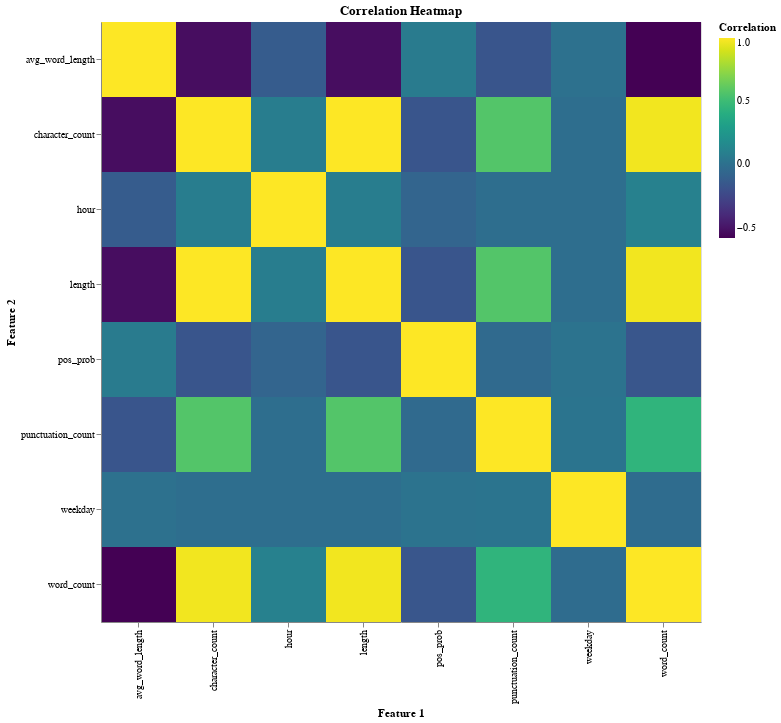

The notebook cell saved with this chart:
### Code cell
correlation_matrix = dates_tweets.drop(columns=['weak_label','Date & Time','Tweet Text','Sentiment','season','time_of_day','year','month','day']).corr()
correlation_long = correlation_matrix.reset_index().melt(id_vars='index')
correlation_long.columns = ['Feature 1', 'Feature 2', 'Correlation']

alt.Chart(correlation_long).mark_rect().encode(
    x='Feature 1:O',
    y='Feature 2:O',
    color=alt.Color('Correlation:Q', scale=alt.Scale(scheme='viridis')),
    tooltip=['Feature 1', 'Feature 2', 'Correlation']
).properties(
    width=600,
    height=600,
    title="Correlation Heatmap"
)

### Figure 1 — Vega-Lite specification as saved in the notebook (floating-point values rounded to 4 significant figures)
{"config": {"view": {"continuousWidth": 300, "continuousHeight": 300}}, "data": {"name": "data-86704478098c2f0c976f3fd2405567a4"}, "mark": {"type": "rect"}, "encoding": {"color": {"field": "Correlation", "scale": {"scheme": "viridis"}, "type": "quantitative"}, "tooltip": [{"field": "Feature 1", "type": "nominal"}, {"field": "Feature 2", "type": "nominal"}, {"field": "Correlation", "type": "quantitative"}], "x": {"field": "Feature 1", "type": "ordinal"}, "y": {"field": "Feature 2", "type": "ordinal"}}, "height": 600, "title": "Correlation Heatmap", "width": 600, "$schema": "https://vega.github.io/schema/vega-lite/v6.1.0.json", "datasets": {"data-86704478098c2f0c976f3fd2405567a4": [{"Feature 1": "length", "Feature 2": "length", "Correlation": 1.0}, {"Feature 1": "hour", "Feature 2": "length", "Correlation": 0.07807}, {"Feature 1": "weekday", "Feature 2": "length", "Correlation": -0.01739}, {"Feature 1": "pos_prob", "Feature 2": "length", "Correlation": -0.1667}, {"Feature 1": "character_count", "Feature 2": "length", "Correlation": 1.0}, {"Feature 1": "avg_word_length", "Feature 2": "length", "Correlation": -0.533}, {"Feature 1": "word_count", "Feature 2": "length", "Correlation": 0.9697}, {"Feature 1": "punctuation_count", "Feature 2": "length", "Correlation": 0.5736}, {"Feature 1": "length", "Feature 2": "hour", "Correlation": 0.07807}, {"Feature 1": "hour", "Feature 2": "hour", "Correlation": 1.0}, {"Feature 1": "weekday", "Feature 2": "hour", "Correlation": -0.01712}, {"Feature 1": "pos_prob", "Feature 2": "hour", "Correlation": -0.07697}, {"Feature 1": "character_count", "Feature 2": "hour", "Correlation": 0.07807}, {"Feature 1": "avg_word_length", "Feature 2": "hour", "Correlation": -0.1268}, {"Feature 1": "word_count", "Feature 2": "hour", "Correlation": 0.1027}, {"Feature 1": "punctuation_count", "Feature 2": "hour", "Correlation": -0.01273}, {"Feature 1": "length", "Feature 2": "weekday", "Correlation": -0.01739}, {"Feature 1": "hour", "Feature 2": "weekday", "Correlation": -0.01712}, {"Feature 1": "weekday", "Feature 2": "weekday", "Correlation": 1.0}, {"Feature 1": "pos_prob", "Feature 2": "weekday", "Correlation": 0.02014}, {"Feature 1": "character_count", "Feature 2": "weekday", "Correlation": -0.01739}, {"Feature 1": "avg_word_length", "Feature 2": "weekday", "Correlation": 0.0009938}, {"Feature 1": "word_count", "Feature 2": "weekday", "Correlation": -0.02881}, {"Feature 1": "punctuation_count", "Feature 2": "weekday", "Correlation": 0.02545}, {"Feature 1": "length", "Feature 2": "pos_prob", "Correlation": -0.1667}, {"Feature 1": "hour", "Feature 2": "pos_prob", "Correlation": -0.07697}, {"Feature 1": "weekday", "Feature 2": "pos_prob", "Correlation": 0.02014}, {"Feature 1": "pos_prob", "Feature 2": "pos_prob", "Correlation": 1.0}, {"Feature 1": "character_count", "Feature 2": "pos_prob", "Correlation": -0.1667}, {"Feature 1": "avg_word_length", "Feature 2": "pos_prob", "Correlation": 0.0684}, {"Feature 1": "word_count", "Feature 2": "pos_prob", "Correlation": -0.1617}, {"Feature 1": "punctuation_count", "Feature 2": "pos_prob", "Correlation": -0.04182}, {"Feature 1": "length", "Feature 2": "character_count", "Correlation": 1.0}, {"Feature 1": "hour", "Feature 2": "character_count", "Correlation": 0.07807}, {"Feature 1": "weekday", "Feature 2": "character_count", "Correlation": -0.01739}, {"Feature 1": "pos_prob", "Feature 2": "character_count", "Correlation": -0.1667}, {"Feature 1": "character_count", "Feature 2": "character_count", "Correlation": 1.0}, {"Feature 1": "avg_word_length", "Feature 2": "character_count", "Correlation": -0.533}, {"Feature 1": "word_count", "Feature 2": "character_count", "Correlation": 0.9697}, {"Feature 1": "punctuation_count", "Feature 2": "character_count", "Correlation": 0.5736}, {"Feature 1": "length", "Feature 2": "avg_word_length", "Correlation": -0.533}, {"Feature 1": "hour", "Feature 2": "avg_word_length", "Correlation": -0.1268}, {"Feature 1": "weekday", "Feature 2": "avg_word_length", "Correlation": 0.0009938}, {"Feature 1": "pos_prob", "Feature 2": "avg_word_length", "Correlation": 0.0684}, {"Feature 1": "character_count", "Feature 2": "avg_word_length", "Correlation": -0.533}, {"Feature 1": "avg_word_length", "Feature 2": "avg_word_length", "Correlation": 1.0}, {"Feature 1": "word_count", "Feature 2": "avg_word_length", "Correlation": -0.5831}, {"Feature 1": "punctuation_count", "Feature 2": "avg_word_length", "Correlation": -0.1652}, {"Feature 1": "length", "Feature 2": "word_count", "Correlation": 0.9697}, {"Feature 1": "hour", "Feature 2": "word_count", "Correlation": 0.1027}, {"Feature 1": "weekday", "Feature 2": "word_count", "Correlation": -0.02881}, {"Feature 1": "pos_prob", "Feature 2": "word_count", "Correlation": -0.1617}, {"Feature 1": "character_count", "Feature 2": "word_count", "Correlation": 0.9697}, {"Feature 1": "avg_word_length", "Feature 2": "word_count", "Correlation": -0.5831}, {"Feature 1": "word_count", "Feature 2": "word_count", "Correlation": 1.0}, {"Feature 1": "punctuation_count", "Feature 2": "word_count", "Correlation": 0.448}, {"Feature 1": "length", "Feature 2": "punctuation_count", "Correlation": 0.5736}, {"Feature 1": "hour", "Feature 2": "punctuation_count", "Correlation": -0.01273}, {"Feature 1": "weekday", "Feature 2": "punctuation_count", "Correlation": 0.02545}, {"Feature 1": "pos_prob", "Feature 2": "punctuation_count", "Correlation": -0.04182}, {"Feature 1": "character_count", "Feature 2": "punctuation_count", "Correlation": 0.5736}, {"Feature 1": "avg_word_length", "Feature 2": "punctuation_count", "Correlation": -0.1652}, {"Feature 1": "word_count", "Feature 2": "punctuation_count", "Correlation": 0.448}, {"Feature 1": "punctuation_count", "Feature 2": "punctuation_count", "Correlation": 1.0}]}}
